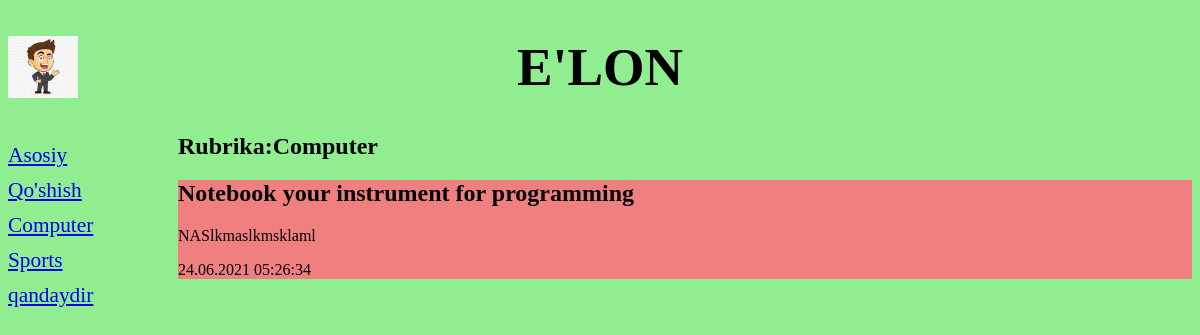
Screenshot of /3/ with the database file from the repository.
### bboard/models.py (models this page shows, shortened)
class Rubric(models.Model):
    name = models.CharField(max_length=20, db_index=True,verbose_name='Nomi')
    class Meta:
        verbose_name_plural = 'Rubrikalar'
        verbose_name = 'Rubrika'
        ordering = ['name']

class Bb(models.Model):
    title = models.CharField(max_length=50, verbose_name='elon')
    content = models.TextField(null=True,blank=True,verbose_name='mazmuni')
    price = models.FloatField(null=True,blank=True,verbose_name='narx')
    published = models.DateTimeField(auto_now_add=True, db_index=True,verbose_name='chop qilingan sana')
    rubric = models.ForeignKey(Rubric,on_delete=models.CASCADE)
    class Meta:
        verbose_name_plural = "E'lonlar"
        verbose_name = "E'lon"
        ordering = ['-published']
    """
    CREATE TABLE "bboard_bb"(
        "id" integer NOT NULL PRIMARY KEY AUTOINCREMENT,
        "title" varchar(50) NOT NULL,
        "content" text NULL,
        "price" real NULL,
        "published" datetime NOT NULL,
    );
    CREATE INDEX "bboard_bb_published_58fde1db5" ON "bboar_bb"("published");
    COMMIT;

    """

### bboard/views.py (the view)
# urls.py: path('<int:rubric_id>/',by_rubric,name="by_rubric"),
def by_rubric(request,rubric_id):
    bbs = Bb.objects.filter(rubric=rubric_id)
    rubrics = Rubric.objects.all()
    current_rubric = Rubric.objects.get(pk=rubric_id)
    context = {'bbs':bbs,'rubrics':rubrics,'current_rubric':current_rubric}
    return render(request,'by_rubric.html',context)

### bboard/templates/by_rubric.html (shortened to what this page needs)
{% extends 'layoutbasic.html'%}
{% block content %}
<h2>Rubrika:{{current_rubric.name}}</h2>
{% for bb in bbs %}
<div>
    <h2>{{bb.title}}</h2>
    <p>{{bb.content}}</p>
    <p>{{bb.published|date:"d.m.Y H:i:s"}}</p>
</div>
{% endfor %}
{% endblock %}

### bboard/templates/layoutbasic.html (shortened to what this page needs)
<!DOCTYPE html>
<html lang="en">
{%load static%}
<head>
    <link rel="stylesheet" href="{%static 'style.css'%}" type="text/css">
</head>
<body>
    <header>
        <h1>E'lon</h1>
    </header>
    <nav>
        <a href="{% url 'index' %}">Asosiy</a>
        <a href="{% url 'add' %}">Qo'shish</a>
        {% for rubric in rubrics %}
            <a href="{% url 'by_rubric' rubric.pk %}">{{rubric.name}}</a>
        {% endfor %}
    </nav>
    <section>
    {% block content%}
    {%endblock%}
    </section>
</body>
</html>

### bboard/static/style.css (style rules this page uses)
html { background: lightgreen; }
div { background-color: lightcoral; }
header h1 { font-size:40pt; text-transform: uppercase; text-align: center; background: lightcoral; background: url('bg.png') left/auto 100% no-repeat; }
nav { font-size:16pt; width: 150px; float:left; }
nav a { display: block; margin:10px 0px; }
section { margin-left: 170px; }

### rows the page displays
Rubric: name "Computer"
Rubric: name "Sports"
Rubric: name "qandaydir"
Bb: title "Notebook your instrument for programming", content "NASlkmaslkmsklaml", published "24.06.2021 05:26:34"
